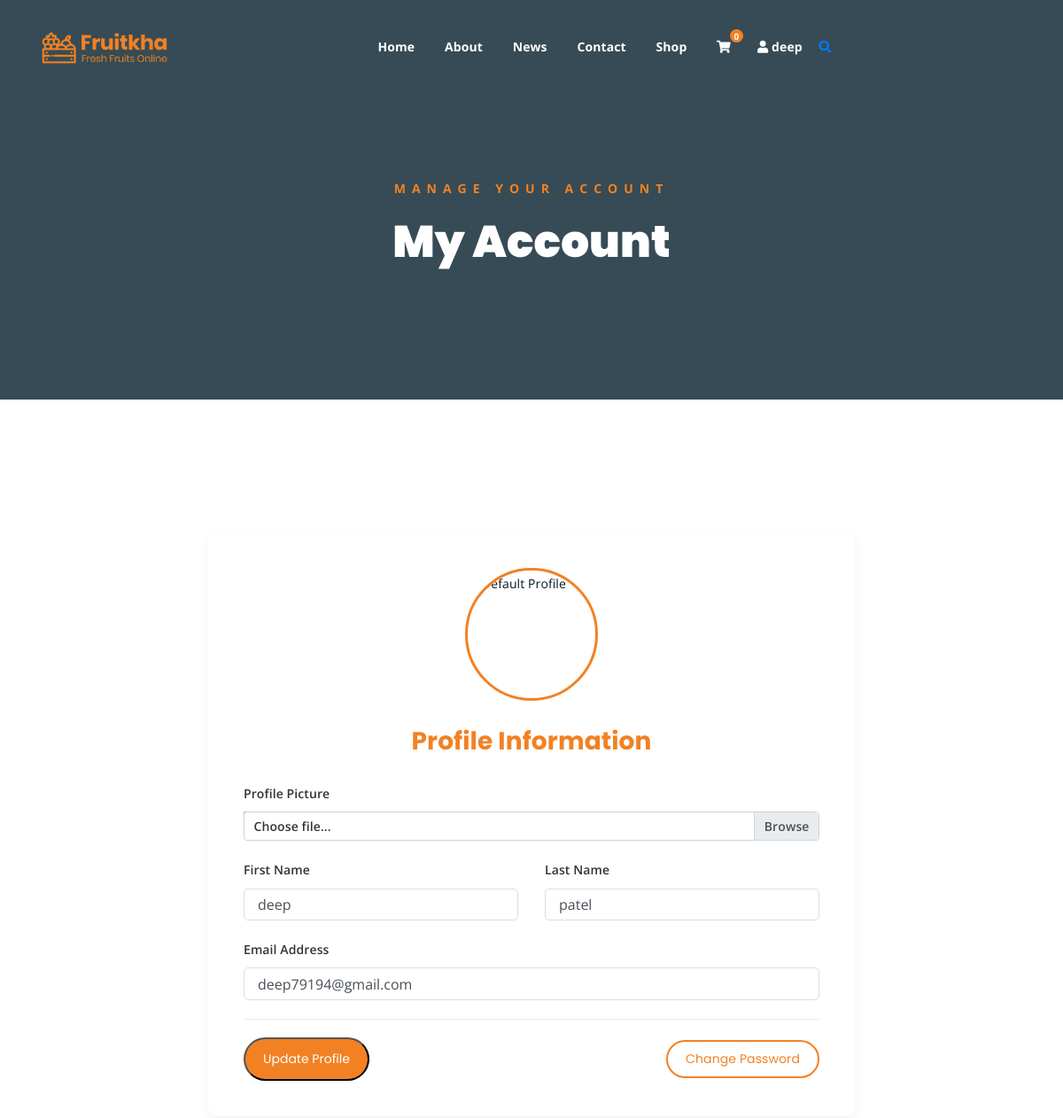
/my-account/ (signed in, upper part), run on an earlier commit of the app's database.
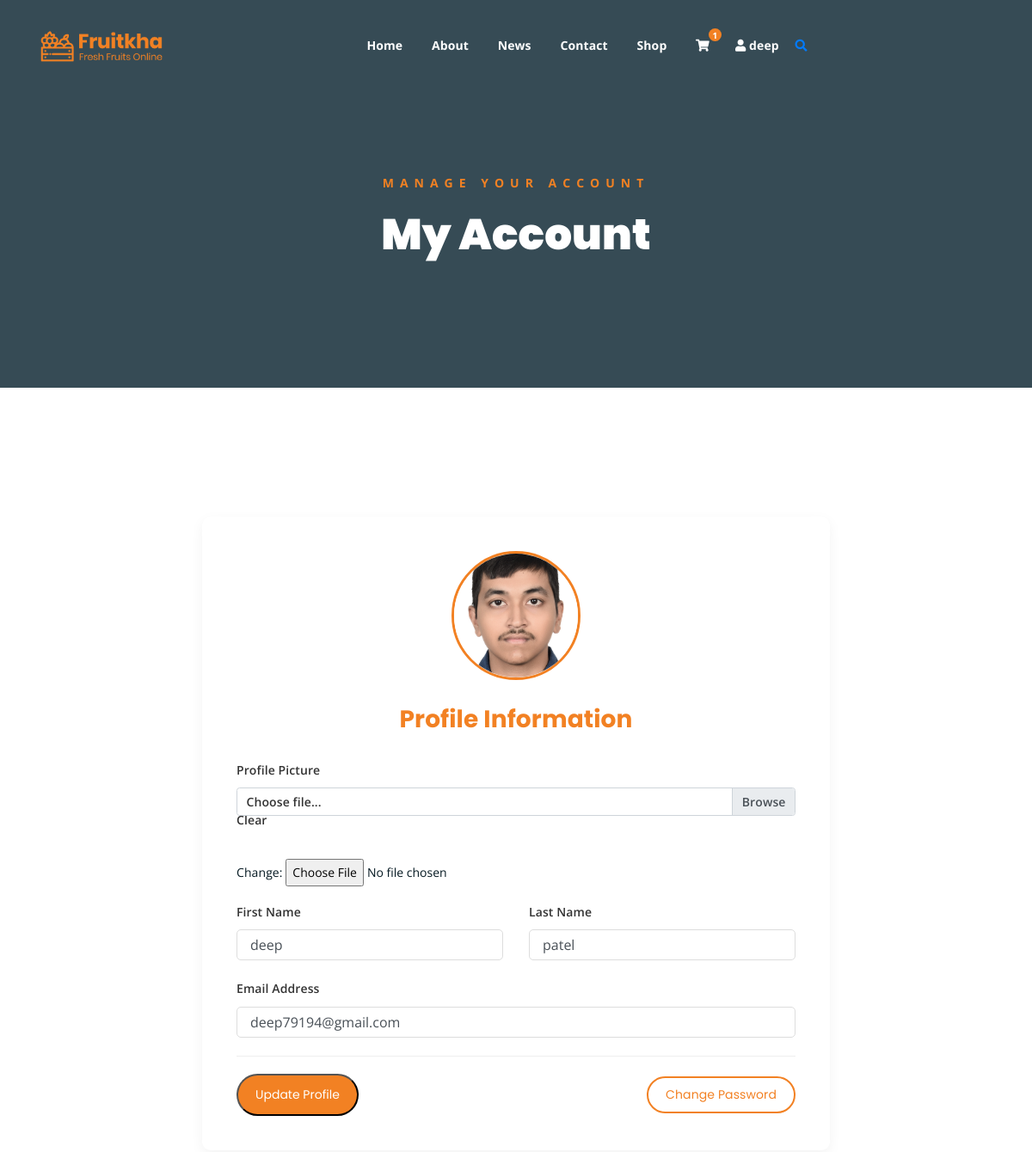
And on a later commit of the database.
### app1/models.py (models this page shows, shortened)
class User(AbstractBaseUser, PermissionsMixin):
    email = models.EmailField(_('email address'), unique=True)
    username = models.CharField(_('username'), max_length=30, unique=True)
    first_name = models.CharField(_('first name'), max_length=30)
    last_name = models.CharField(_('last name'), max_length=30)
    date_joined = models.DateTimeField(_('date joined'), default=timezone.now)
    is_active = models.BooleanField(_('active'), default=True)
    is_staff = models.BooleanField(_('staff status'), default=False)
    bio = models.TextField(_('bio'), max_length=500, blank=True)
    profile_picture = models.ImageField(
        _('profile picture'),
        upload_to='profile_pics/',
        blank=True,
        null=True
    )
    groups = models.ManyToManyField(
        'auth.Group',
        verbose_name=_('groups'),
        blank=True,
        help_text=_(
            'The groups this user belongs to. A user will get all permissions '
            'granted to each of their groups.'
        ),
        related_name="custom_user_set",  # Changed to unique name
        related_query_name="custom_user",
    )
    user_permissions = models.ManyToManyField(
        'auth.Permission',
        verbose_name=_('user permissions'),
        blank=True,
        help_text=_('Specific permissions for this user.'),
        related_name="custom_user_permissions_set",  # Changed to unique name
        related_query_name="custom_user_permissions",
    )
    objects = UserManager()
    USERNAME_FIELD = 'email'
    REQUIRED_FIELDS = ['username', 'first_name', 'last_name']
    class Meta:
        verbose_name = _('user')
        verbose_name_plural = _('users')
    def get_full_name(self):
        full_name = f"{self.first_name} {self.last_name}"
        return full_name.strip()
    @property
    def cart(self):
        cart, created = Cart.objects.get_or_create(user=self)
        return cart

class Cart(models.Model):
    user = models.ForeignKey(settings.AUTH_USER_MODEL, on_delete=models.CASCADE)
    created_at = models.DateTimeField(auto_now_add=True)
    updated_at = models.DateTimeField(auto_now=True)

### app1/views.py (the view)
# urls.py: path('my-account/', views.account, name='account'),
@login_required
def account(request):
    if request.method == 'POST':
        form = UserUpdateForm(request.POST, request.FILES, instance=request.user)
        if form.is_valid():
            form.save()
            messages.success(request, 'Your account has been updated!')
            return redirect('account')
    else:
        form = UserUpdateForm(instance=request.user)
    return render(request, 'account.html', {'form': form})

### app1/forms.py (shortened to what this page needs)
class UserUpdateForm(UserChangeForm):
    class Meta:
        model = User
        fields = ['first_name', 'last_name', 'email', 'profile_picture']
        widgets = {
            'first_name': forms.TextInput(attrs={'class': 'form-control'}),
            'last_name': forms.TextInput(attrs={'class': 'form-control'}),
            'email': forms.EmailInput(attrs={'class': 'form-control'}),
        }

### app1/context_processors.py (called while the page is built)
def cart_count(request):
    if request.user.is_authenticated:
        cart, created = Cart.objects.get_or_create(user=request.user)
        return {'cart_count': cart.items.count()}
    return {'cart_count': 0}

### app1/static/templates/account.html (shortened to what this page needs)
{% extends 'base.html' %}
{% load static %}
{% block content %}
<div class="breadcrumb-section breadcrumb-bg">
    <div class="container">
        <div class="row">
            <div class="col-lg-8 offset-lg-2 text-center">
                <div class="breadcrumb-text">
                    <p>Manage Your Account</p>
                    <h1>My Account</h1>
                </div>
            </div>
        </div>
    </div>
</div>
<div class="mt-150 mb-150">
    <div class="container">
        <div class="row">
            <div class="col-lg-8 offset-lg-2">
                <div class="single-account-section">
                    <div class="account-image">
                        {% if user.profile_picture %}
                            <img src="{{ user.profile_picture.url }}" alt="{{ user.get_full_name }}">
                        {% else %}
                            <img src="{% static 'assets/img/user-default.png' %}" alt="Default Profile">
                        {% endif %}
                    </div>
                    <form method="POST" enctype="multipart/form-data" class="account-form">
                        <h3>Profile Information</h3>
                        <div class="form-group">
                            <label>Profile Picture</label>
                            <div class="custom-file">
                                {{ form.profile_picture }}
                                <label class="custom-file-label" for="id_profile_picture">Choose file...</label>
                            </div>
                        </div>
                        <div class="row">
                            <div class="col-md-6">
                                <div class="form-group">
                                    <label>First Name</label>
                                    {{ form.first_name }}
                                </div>
                            </div>
                            <div class="col-md-6">
                                <div class="form-group">
                                    <label>Last Name</label>
                                    {{ form.last_name }}
                                </div>
                            </div>
                        </div>
                        <div class="form-group">
                            <label>Email Address</label>
                            {{ form.email }}
                        </div>
                        <div class="account-actions mt-4">
                            <button type="submit" class="boxed-btn">Update Profile</button>
                            <a href="{% url 'password_change' %}"  class="bordered-btn">Change Password</a>
                        </div>
                    </form>
                </div>
            </div>
        </div>
    </div>
</div>
{% endblock %}

### app1/static/templates/base.html (shortened to what this page needs)
{% load static %}
<!DOCTYPE html>
<html lang="en">
<head>
    <link rel="stylesheet" href="{% static 'assets/css/all.min.css' %}">
    <link rel="stylesheet" href="{% static 'assets/bootstrap/css/bootstrap.min.css' %}">
    <link rel="stylesheet" href="{% static 'assets/css/owl.carousel.css' %}">
    <link rel="stylesheet" href="{% static 'assets/css/magnific-popup.css' %}">
    <link rel="stylesheet" href="{% static 'assets/css/animate.css' %}">
    <link rel="stylesheet" href="{% static 'assets/css/meanmenu.min.css' %}">
    <link rel="stylesheet" href="{% static 'assets/css/main.css' %}?v={% now 'U' %}">
    <link rel="stylesheet" href="{% static 'assets/css/responsive.css' %}">
</head>
<body>
    <div class="top-header-area" id="sticker">
        <div class="container">
            <div class="row">
                <div class="col-lg-12 col-sm-12 text-center">
                    <div class="main-menu-wrap">
                        <div class="site-logo">
                            <a href="{% url 'home' %}">
                                <img src="{% static 'assets/img/logo.png' %}" alt="">
                            </a>
                        </div>
                        <nav class="main-menu">
                            <ul>
                                <li class="{% if request.path == '/' %}current-list-item{% endif %}"><a href="{% url 'home' %}">Home</a></li>
                                <li class="{% if request.path == '/about/' %}current-list-item{% endif %}"><a href="{% url 'about' %}">About</a></li>
                                <li class="{% if '/news/' in request.path %}current-list-item{% endif %}"><a href="#">News</a></li>
                                <li class="{% if request.path == '/contact/' %}current-list-item{% endif %}"><a href="{% url 'contact' %}">Contact</a></li>
                                <li class="{% if request.path == '/shop/' %}current-list-item{% endif %}"><a href="{% url 'shop' %}">Shop</a></li>
                               <li>
                                    <div class="header-icons">
                                        <a class="shopping-cart" href="{% url 'cart' %}">
                                            <i class="fas fa-shopping-cart"></i>
                                            {% if user.is_authenticated %}
                                                <span class="cart-count">{{ user.cart.items.count }}</span>
                                            {% endif %}
                                        </a>
                                        {% if user.is_authenticated %}
                                            <li class="user-dropdown">
                                                <a class="shopping-cart-1" href="#">
                                                    <i class="fas fa-user"></i>
                                                    <span class="username">{{ user.first_name }}</span>
                                                </a>
                                            </li>
                                        {% endif %}
                                        <a class="mobile-hide search-bar-icon" href="#"><i class="fas fa-search"></i></a>
                                    </div>
                                </li>
                            </ul>
                        </nav>
                    </div>
                </div>
            </div>
        </div>
    </div>
    {% block content %}{% endblock %}
</body>
</html>

What changed in the data, as far as the page shows it:
changed User "deep": cart.items.count "0" → "1"; profile_picture: picture added
Also different on the page:
text now shown: "Currently: Clear Change:"
